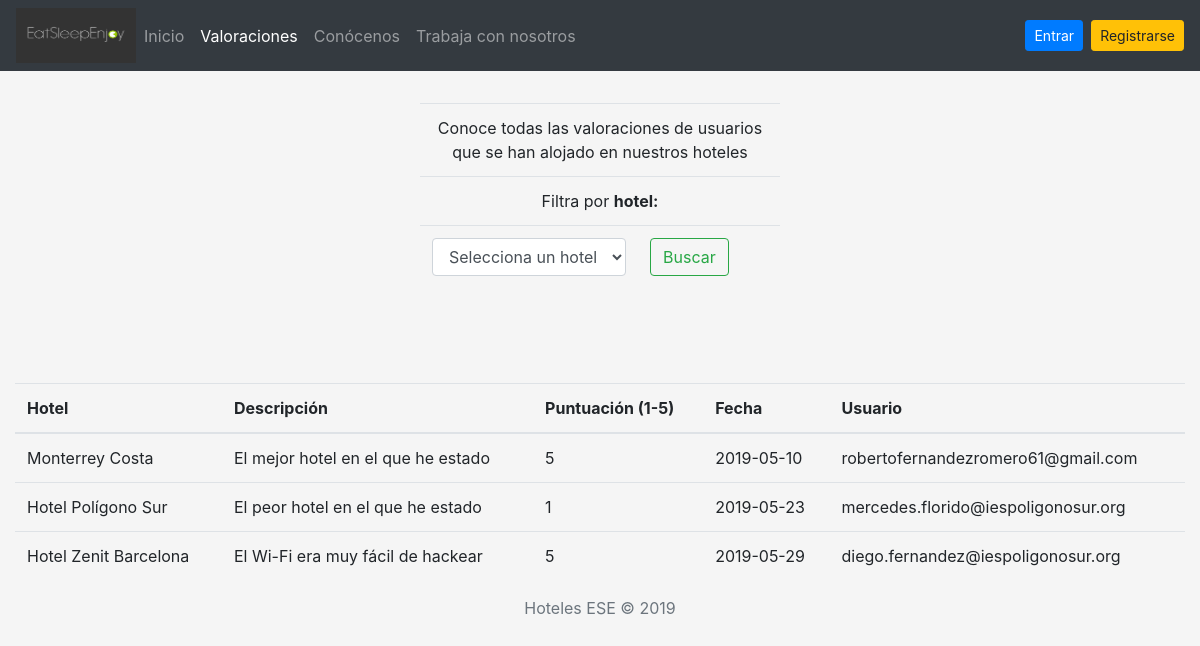
/Hito4/scripts/php/controller/cargarValoraciones.php, run on an earlier commit of the app's database.
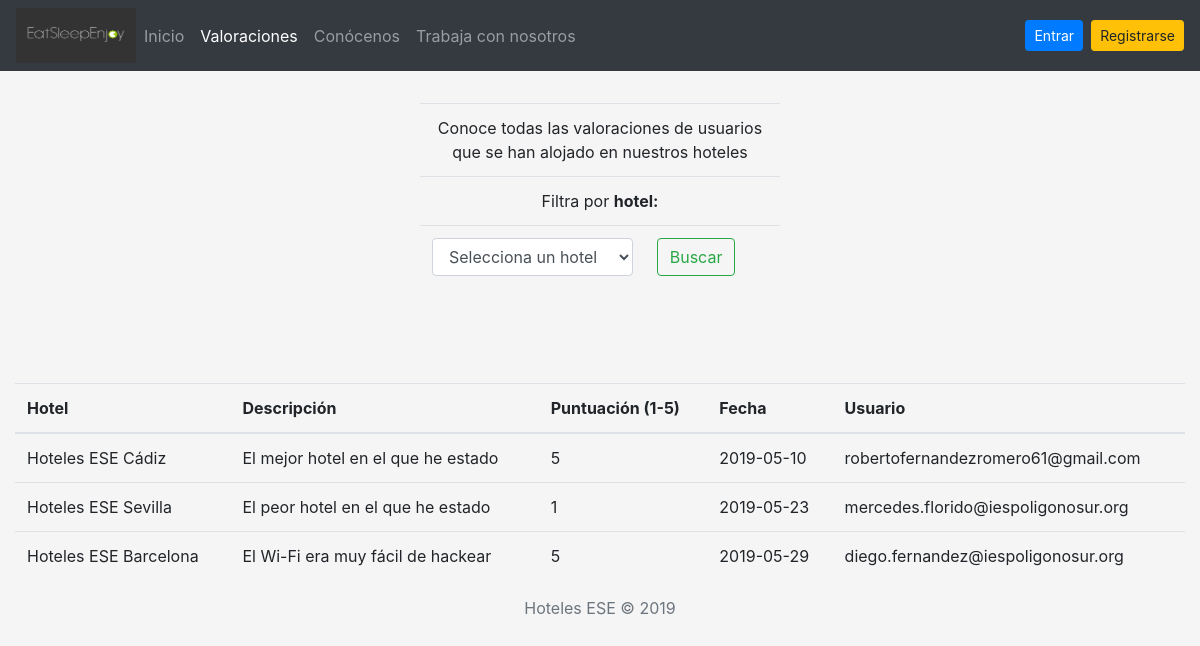
And on a later commit of the database.
### tables this page shows
CREATE TABLE VALORACIONES (
    id                INTEGER AUTO_INCREMENT NOT NULL PRIMARY KEY,
    descripcion       VARCHAR(100) NOT NULL,
    puntuacion        INTEGER NOT NULL,
    fecha             DATE NOT NULL,
    hoteles_id        INTEGER NOT NULL,
    usuarios_correo   VARCHAR(100) NOT NULL,
    FOREIGN KEY (hoteles_id) REFERENCES hoteles (id) ON DELETE CASCADE,
    FOREIGN KEY (usuarios_correo) REFERENCES usuarios (correo) ON DELETE CASCADE
);

CREATE TABLE HOTELES (
    id                   INTEGER AUTO_INCREMENT NOT NULL PRIMARY KEY,
    nombre               VARCHAR(50) NOT NULL,
    descripcion          VARCHAR(100),
    ciudad               VARCHAR(50) NOT NULL,
    calle                VARCHAR(50) NOT NULL,
    numero               INTEGER NOT NULL,
    cod_postal           INTEGER NOT NULL,
    estrellas            INTEGER NOT NULL,
    garaje               CHAR(1) NOT NULL,
    piscina              CHAR(1) NOT NULL,
    wifi                 CHAR(1) NOT NULL
);

### Hito4/scripts/php/model/Valoraciones.php (called while the page is built, shortened)
<?php
	class Valoraciones {
		private $descripcion;
		private $puntuacion;
		private $fecha;
		private $usuarios_correo;
		function __construct($fila) {
			$this->descripcion = $fila["descripcion"];
			$this->puntuacion = $fila["puntuacion"];
			$this->fecha = $fila["fecha"];
			$this->usuarios_correo = $fila["usuarios_correo"];
		}
		public function getDescripcion() {
			return $this->descripcion;
		}
		public function getPuntuacion() {
			return $this->puntuacion;
		}
		public function getFecha() {
			return $this->fecha;
		}
		public function getUsuariosCorreo() {
			return $this->usuarios_correo;
		}
		public static function getValoraciones($idHotel) {
			$conexion = Conexion::conexionBD();
			if ($idHotel != 0) {
				$sql = "SELECT * FROM valoraciones WHERE hoteles_id = '$idHotel'";
			} else {
				$sql = "SELECT * FROM valoraciones";
			}
			$resultado = $conexion->query($sql);
			$valoraciones = [];
			while ($registros = $resultado->fetch()) {
				$valoraciones[] = new Valoraciones($registros);
			}
			return $valoraciones;
		}
	}
?>

### Hito4/scripts/php/model/Hoteles.php (called while the page is built, shortened)
<?php
	class Hoteles {
		private $nombre;
		function __construct($fila) {
			$this->nombre = $fila["nombre"];
		}
		public function getNombre() {
			return $this->nombre;
		}
		public static function buscarHotel($id) {
			$conexion = Conexion::conexionBD();
			$sql = "SELECT * FROM hoteles WHERE id LIKE '$id'";
			$resultado = $conexion->query($sql);
			$fila = $resultado->fetch();
			return $fila;
		}
	}
?>

### Hito4/scripts/php/view/vistaOpiniones.php (the view, shortened to what the changed rows need)
<!DOCTYPE html>
<html lang="es">
	<head>
		<link rel="stylesheet" type="text/css" href="../../../style/main.css">
		<link rel="stylesheet" type="text/css" href="../../../lib/bootstrap.min.css">
		<link rel="stylesheet" type="text/css" href="../../../lib/floating-labels.css">
	</head>
	<body>
		<main class="container-fluid">
			<?php
				if ($data != null) {
			?>
			<header class="row justify-content-center mt-5 mb-4">
				<form class="form-signin" method="post" action="./cargarValoracionesHotel.php">
					<div class="col-md-12 form-group">
						<div class="table-responsive">
							<table class="table">
								<thead>
									<tr>
										<td class="text-center" colspan="2">
											Conoce todas las valoraciones de usuarios que se han alojado en nuestros hoteles
										</td>
									</tr>
									<tr>
										<td class="text-center" colspan="2">
											Filtra por <b>hotel:</b>
										</td>
									</tr>
									<tr>
										<td>
											<select class="form-control" required name="hoteles">
											</select>
										</td>
										<td>
											<button class="btn btn-outline-success my-2 my-sm-0" type="submit">Buscar</button>
										</td>
									</tr>
								</thead>
							</table>
						</div>
					</div>
				</form>
			</header>
			<section class="row justify-content-center mt-5">
				<div class="col-md-12">
					<div class="table-responsive">
						<table class="table">
							<thead>
								<tr>
									<th scope="col">Hotel</th>
									<th scope="col">Descripción</th>
									<th scope="col">Puntuación (1-5)</th>
									<th scope="col">Fecha</th>
									<th scope="col">Usuario</th>
								</tr>
							</thead>
							<tbody>
								<?php
									foreach ($data as $valoraciones) {
										$data = Hoteles::buscarHotel($valoraciones->getHotelesId());
										$hotel = new Hoteles($data);
								?>
								<tr>
									<td><?=$hotel->getNombre()?></td>
									<td><?=$valoraciones->getDescripcion()?></td>
									<td><?=$valoraciones->getPuntuacion()?></td>
									<td><?=$valoraciones->getFecha()?></td>
									<td><?=$valoraciones->getUsuariosCorreo()?></td>
								</tr>
								<?php
									}
								?>
							</tbody>
						</table>
					</div>
				</div>
			</section>
			<?php
				} else {
			?>
			<header class="row justify-content-center mt-5 mb-4">
				<h3 class="text-center mt-5">Lo sentimos. Por el momento no hay valoraciones de ninguno de nuestros hoteles.</h3>
			</header>
			<?php
				}
			?>
		</main>
	</body>
</html>

What changed in the data, as far as the page shows it:
changed through a linked row, valoraciones "El mejor hotel en el que he estado": hoteles.nombre "Monterrey Costa" → "Hoteles ESE Cádiz"
changed through a linked row, valoraciones "El peor hotel en el que he estado": hoteles.nombre "Hotel Polígono Sur" → "Hoteles ESE Sevilla"
changed through a linked row, valoraciones "El Wi-Fi era muy fácil de hackear": hoteles.nombre "Hotel Zenit Barcelona" → "Hoteles ESE Barcelona"
